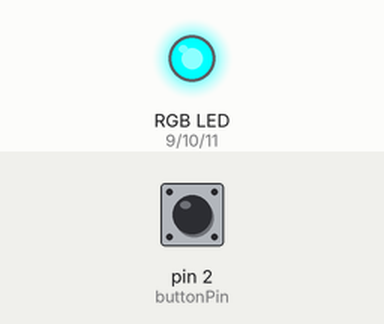
Simulated run of this sketch. Board: Arduino Nano, built with avr-gcc and run on an emulated ATmega328P. Parts: an RGB LED mixed from three pins (HIGH = lit). The inputs (shaded band) are chosen by the test bench; at power-on: pin 2 (buttonPin) HIGH.

Above: at 1.2 s.
1.3 s: pin 2 (buttonPin) pulled LOW for 0.15 s
At 2.8 s:
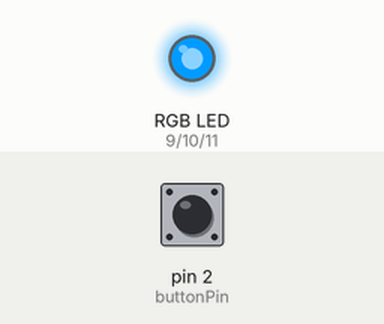
3.4 s: pin 2 (buttonPin) pulled LOW for 1 s
6.4 s: pin 2 (buttonPin) pulled LOW for 3.2 s
At 6.73 s:
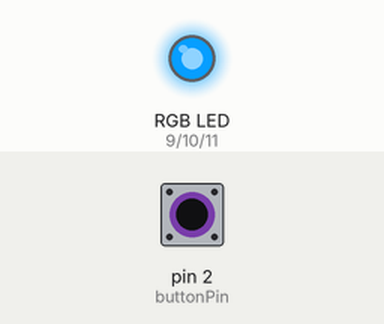
11.1 s: pin 2 (buttonPin) pulled LOW for 0.15 s
At 12.7 s:
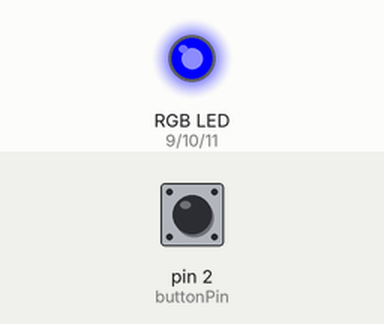
13.2 s: pin 2 (buttonPin) pulled LOW for 0.15 s
At 14.2 s:
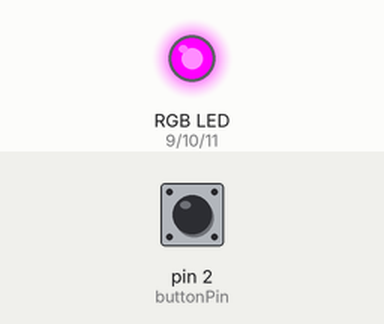
15.3 s: pin 2 (buttonPin) pulled LOW for 1 s
Timing chart, 0 to 19.5 s (numbered marks = the images above; inputs shaded):
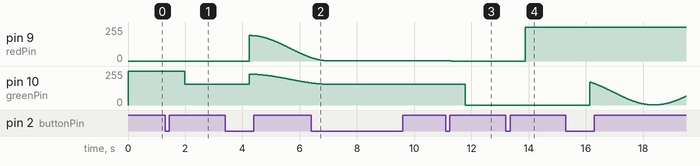

Measured:
- after the input at 1.3 s, pin 10 (greenPin): 255/255 → 155/255 after 0.69 s
- after the input at 6.4 s, pin 10 (greenPin): goes on until 6.9 s, then stays 156/255
- after the input at 11.1 s, pin 9 (redPin): 2/255 → 0/255 after 0.19 s; pin 10 (greenPin): 156/255 → 0/255 after 0.69 s
- after the input at 13.2 s, pin 9 (redPin): 0/255 → 255/255 after 0.69 s

The sketch:

sketch_LightStick.ino
```cpp
/*
  RAINBOW LIGHT STICK
  Arduino Nano + RGB LED + Button

  RGB:
  R = D9
  G = D10
  B = D11
  V = 5V

  Button:
  IN = D2
  VCC = 5V
  GND = GND

  Common Anode:
  LOW = ON
  HIGH = OFF
*/

const int redPin = 9;
const int greenPin = 10;
const int bluePin = 11;

const int buttonPin = 2;

// Regenbogenfarben (RGB)
const int colors[][3] = {
  {255, 0, 0},      // Red
  {255, 100, 0},    // Orange
  {255, 255, 0},    // Yellow
  {0, 255, 0},      // Green
  {0, 255, 255},    // Cyan
  {0, 0, 255},      // Blue
  {130, 0, 255},    // Violet
  {255, 0, 255}     // Magenta
};

const int numberOfColors = 8;

int currentColor = 0;

bool breathingMode = false;

int lastButtonState = HIGH;
int buttonState = HIGH;

unsigned long pressStart = 0;
unsigned long lastDebounce = 0;

const unsigned long debounceDelay = 40;
const unsigned long longPressTime = 800;

bool longPressHandled = false;

unsigned long transitionStart = 0;
const unsigned long transitionDuration = 500;

int oldColor[3];
int targetColor[3];

bool transitioning = false;

// =================================
// RGB LED
// =================================

void setColor(int r, int g, int b) {

  // Common Anode: invert RGB values
  analogWrite(redPin, 255 - r);
  analogWrite(greenPin, 255 - g);
  analogWrite(bluePin, 255 - b);
}

// =================================
// NEXT COLOR
// =================================

void nextColor() {

  int previousColor = currentColor;

  currentColor++;

  if (currentColor >= numberOfColors) {
    currentColor = 0;
  }

  for (int i = 0; i < 3; i++) {
    oldColor[i] = colors[previousColor][i];
    targetColor[i] = colors[currentColor][i];
  }

  transitionStart = millis();
  transitioning = true;
}

// =================================
// COLOR TRANSITION
// =================================

void updateTransition() {

  if (!transitioning) return;

  float progress =
    (float)(millis() - transitionStart)
    / transitionDuration;

  if (progress >= 1.0) {
    progress = 1.0;
    transitioning = false;
  }

  int r = oldColor[0] +
    (targetColor[0] - oldColor[0]) * progress;

  int g = oldColor[1] +
    (targetColor[1] - oldColor[1]) * progress;

  int b = oldColor[2] +
    (targetColor[2] - oldColor[2]) * progress;

  setColor(r, g, b);
}

// =================================
// RAINBOW BREATHING EFFECT
// =================================

void updateBreathing() {

  float wave = (sin(millis() / 900.0) + 1.0) / 2.0;

  float brightness = 0.25 + wave * 0.75;

  int r = colors[currentColor][0] * brightness;
  int g = colors[currentColor][1] * brightness;
  int b = colors[currentColor][2] * brightness;

  setColor(r, g, b);
}

// =================================
// SETUP
// =================================

void setup() {

  pinMode(redPin, OUTPUT);
  pinMode(greenPin, OUTPUT);
  pinMode(bluePin, OUTPUT);

  pinMode(buttonPin, INPUT_PULLUP);

  setColor(
    colors[0][0],
    colors[0][1],
    colors[0][2]
  );
}

// =================================
// MAIN LOOP
// =================================

void loop() {

  int reading = digitalRead(buttonPin);

  if (reading != lastButtonState) {
    lastDebounce = millis();
  }

  if (millis() - lastDebounce > debounceDelay) {

    if (reading != buttonState) {

      buttonState = reading;

      if (buttonState == LOW) {
        pressStart = millis();
        longPressHandled = false;
      }

      else {
        if (!longPressHandled && !breathingMode) {
          nextColor();
        }
      }
    }

    // Long press activates breathing mode
    if (buttonState == LOW &&
        !longPressHandled &&
        millis() - pressStart >= longPressTime) {

      breathingMode = !breathingMode;
      longPressHandled = true;
      transitioning = false;
    }
  }

  lastButtonState = reading;

  if (breathingMode) {
    updateBreathing();
  }
  else {
    updateTransition();
  }
}
```
